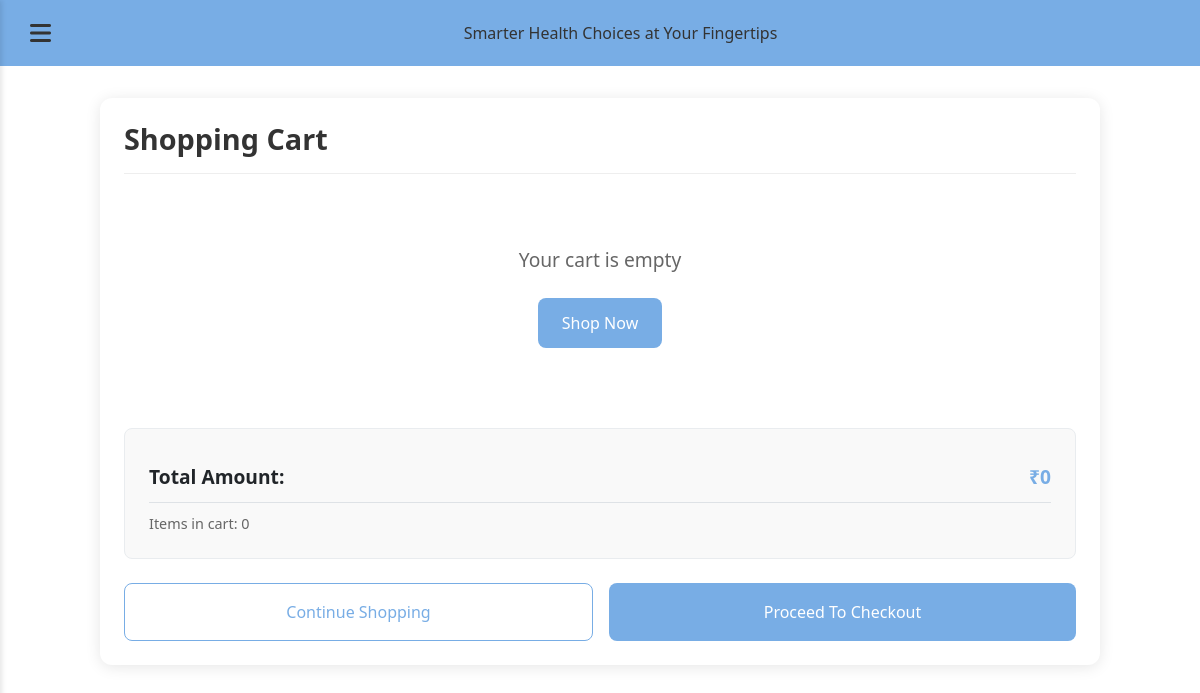
The app's page /cart/ (signed in), older data.
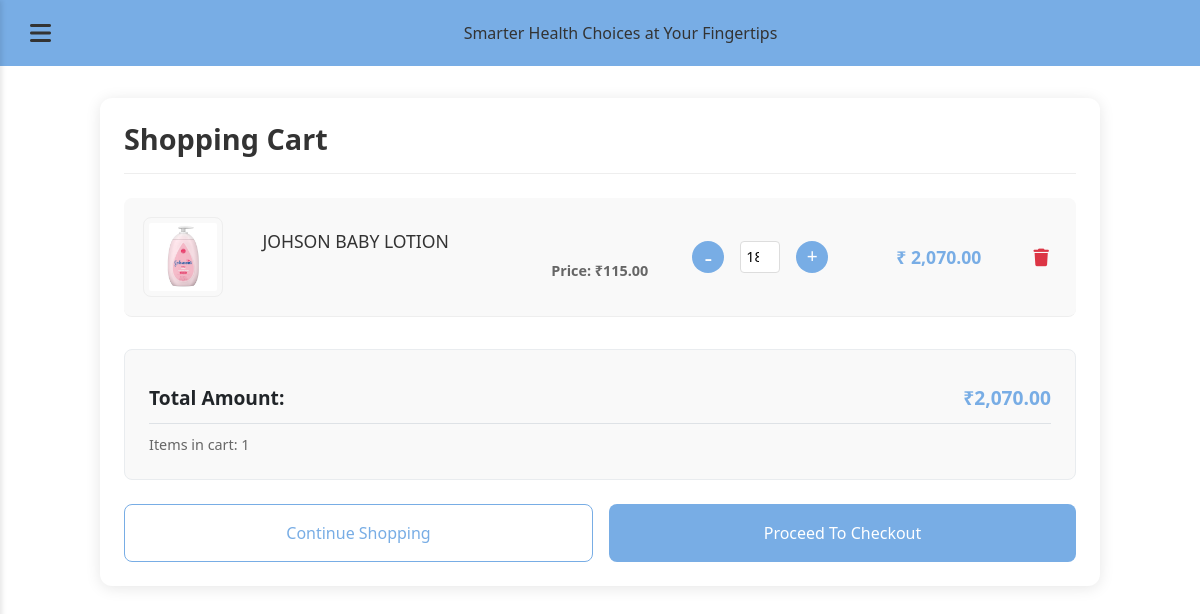
The same page, newer data.
### QuickMedsApp/models.py (models this page shows, shortened)
class Cart(models.Model):
    user = models.ForeignKey(User, on_delete=models.CASCADE)
    created_at = models.DateTimeField(auto_now_add=True)
    updated_at = models.DateTimeField(auto_now=True)
    def get_total(self):
        return sum(item.get_total_price() for item in self.cartitem_set.all())

class CartItem(models.Model):
    cart = models.ForeignKey(Cart, on_delete=models.CASCADE)
    product = models.ForeignKey(Product, on_delete=models.CASCADE)
    quantity = models.PositiveIntegerField(default=1)
    def get_total_price(self):
        return self.product.price * self.quantity

class Product(models.Model):
    name = models.CharField(max_length=255)
    code = models.CharField(max_length=50, unique=True, blank=True, null=True)
    description = models.TextField(blank=True, null=True)
    category = models.ForeignKey(Category, on_delete=models.CASCADE, related_name='products')
    price = models.DecimalField(max_digits=10, decimal_places=2)
    original_price = models.DecimalField(max_digits=10, decimal_places=2, blank=True, null=True)
    in_stock = models.BooleanField(default=True)
    expiry_date = models.DateField(null=True, blank=True)
    image = models.ImageField(upload_to='products/', blank=True, null=True)
    created_at = models.DateTimeField(auto_now_add=True)
    updated_at = models.DateTimeField(auto_now=True)
    class Meta:
        ordering = ['-created_at']
        verbose_name = 'Product'
        verbose_name_plural = 'Products'

### QuickMedsApp/views.py (the view)
# urls.py: path('cart/', views.cart_view, name='cart'),
@login_required
def cart_view(request):
    try:
        cart = Cart.objects.get(user=request.user)
        cart_items = cart.cartitem_set.select_related('product').all()
    except Cart.DoesNotExist:
        cart_items = []
        cart = None
    context = {
        'cart_items': cart_items,
        'cart': cart,
        'cart_count': get_cart_count(request)
    }
    return render(request, 'cart.html', context)

### QuickMedsApp/views.py (called while the page is built)
def get_cart_count(request):
    if request.user.is_authenticated:
        return CartItem.objects.filter(cart__user=request.user).count()
    return 0

### templates/cart.html (shortened to what this page needs)
{% extends 'base.html' %}
{% load humanize %}
{% load static %}
{% block extra_css %}
<link rel="stylesheet" href="{% static 'css/cart.css' %}">
<link rel="stylesheet" href="{% static 'css/product.css' %}">
<link href="https://cdnjs.cloudflare.com/ajax/libs/font-awesome/6.0.0/css/all.min.css" rel="stylesheet">
{% endblock %}
{% block content %}
<div class="header">
    <div class="tagline">
        <button class="menu-btn" onclick="toggleSidebar()">
            <i class="fas fa-bars"></i>
        </button>
        <div class="centered-text-container">
            <span class="text-center">Smarter Health Choices at Your Fingertips</span>
        </div>
    </div>
</div>
<div class="cart-container">
    <div class="cart-header">
        <h1>Shopping Cart</h1>
    </div>
    <div class="cart-items">
        {% if cart_items %}
            {% for item in cart_items %}
            <div class="cart-item" data-item-id="{{ item.id }}">
                {% if item.product.image %}
                <img src="{{ item.product.image.url }}" alt="{{ item.product.name }}" class="item-image">
                {% else %}
                <img src="{% static 'img/default-product.png' %}" alt="{{ item.product.name }}" class="item-image">
                {% endif %}
                <div class="item-details">
                    <h3>{{ item.product.name }}</h3>
                    <p class="item-price">Price: ₹{{ item.product.price|intcomma }}</p>
                </div>
                <div class="quantity-controls">
                    <button class="quantity-btn minus" data-item-id="{{ item.id }}" data-change="-1">-</button>
                    <input type="number" value="{{ item.quantity }}" min="1" class="quantity-input"
                           data-item-id="{{ item.id }}" data-price="{{ item.product.price }}" readonly>
                    <button class="quantity-btn plus" data-item-id="{{ item.id }}" data-change="1">+</button>
                </div>
                <div class="subtotal">₹<span class="item-total" data-item-id="{{ item.id }}">
                    {{ item.get_total_price|intcomma }}</span>
                </div>
                <button class="remove-btn" data-item-id="{{ item.id }}">
                    <i class="fas fa-trash"></i>
                </button>
            </div>
            {% endfor %}
        {% else %}
            <div class="empty-cart">
                <p>Your cart is empty</p>
                <a href="{% url 'product' %}" class="shop-now-btn">Shop Now</a>
            </div>
        {% endif %}
    </div>
    <div class="cart-summary">
        <div class="cart-total">
            <span>Total Amount:</span>
            <span class="total-amount">₹<span id="cart-total">{{ cart.get_total|intcomma }}</span></span>
        </div>
        <div class="items-count">
            Items in cart: <span class="items-count-value" id="items-count">{{ cart.cartitem_set.count }}</span>
        </div>
    </div>
    <div class="cart-actions">
        <button class="continue-shopping" onclick="window.location.href='{% url 'product' %}'">Continue Shopping</button>
        <button class="proceed-checkout" onclick="proceedToCheckout()">Proceed To Checkout</button>
    </div>
</div>
{% endblock %}

Row changes from the older to the newer data that the page shows:
added CartItem: product.image (picture), product.name "JOHSON BABY LOTION", product.price "115.00", quantity "18", get_total_price "2,070.00"
computed for Cart: get_total "0" → "2,070.00"; cartitem_set.count "0" → "1"
Text that changed along with them:
text no longer shown: "Your cart is empty Shop Now"
